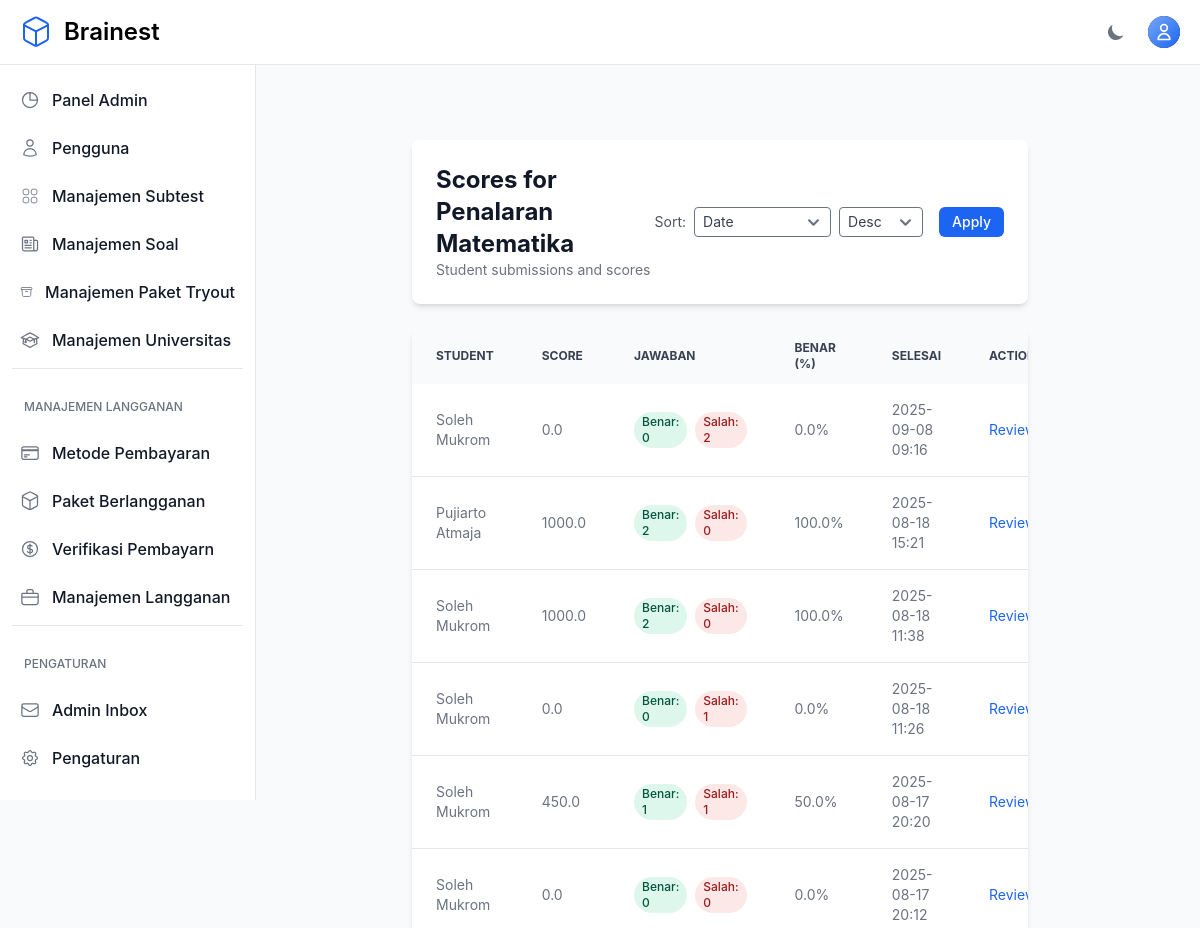
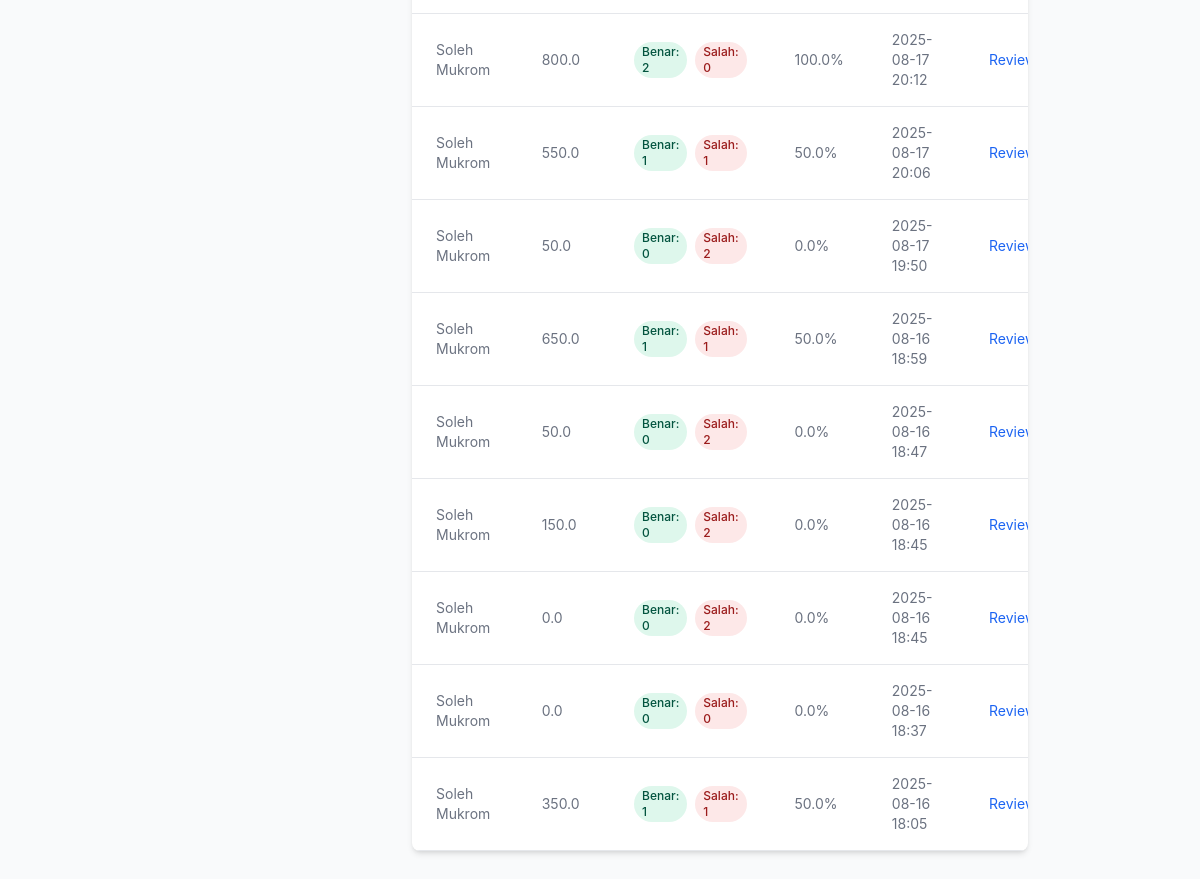
Page /teacher/categories/37/scores/ (signed in) on the earlier database version (2 pictures, top to bottom).
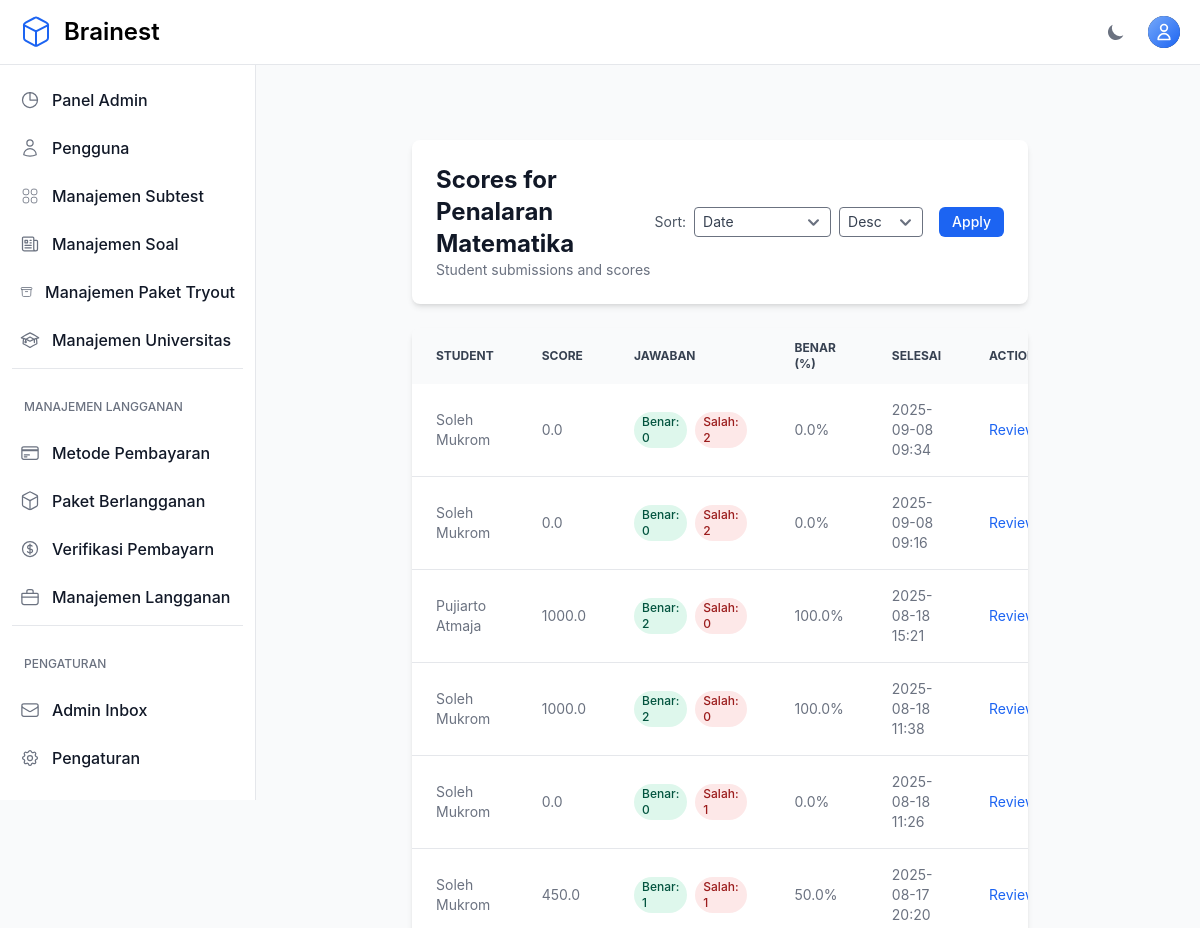
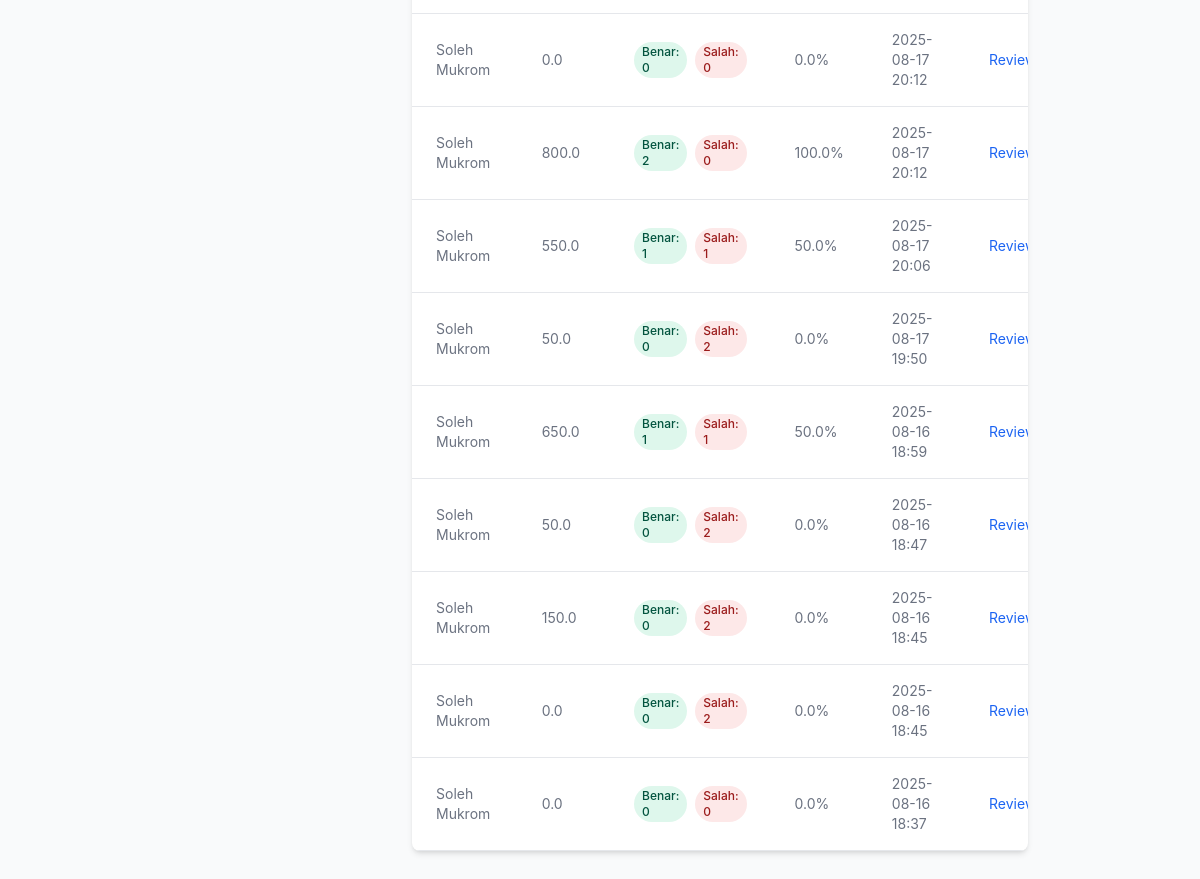
Same page on the later database version (2 pictures, top to bottom).
### otosapp/models.py (models this page shows, shortened)
class Category(models.Model):
    SCORING_METHODS = [
        ('default', 'Default'),
        ('custom', 'Custom'),
        ('utbk', 'UTBK'),
    ]
    category_name = models.CharField(max_length=200)
    time_limit = models.IntegerField(default=60, help_text="Time limit in minutes (default: 60 minutes)")
    scoring_method = models.CharField(max_length=10, choices=SCORING_METHODS, default='default')
    passing_score = models.FloatField(default=75.0, help_text="Minimum score required to pass (0-100)")
    created_by = models.ForeignKey(
        User,
        on_delete=models.SET_NULL,
        null=True,
        blank=True,
        related_name='categories_created',
        help_text='Teacher who created this category'
    )
    teachers = models.ManyToManyField(
        User,
        related_name='teaching_categories',
        blank=True,
        help_text='Additional teachers assigned to this category'
    )

class Test(models.Model):
    student = models.ForeignKey(
        User, on_delete=models.CASCADE,
        limit_choices_to={'userprofile__role__role_name': 'Student'},
        related_name="tests"
    )
    score = models.FloatField(default=0, verbose_name="Score")
    date_taken = models.DateTimeField(auto_now_add=True, verbose_name="Date Taken")
    start_time = models.DateTimeField(null=True, blank=True, verbose_name="Test Start Time")
    end_time = models.DateTimeField(null=True, blank=True, verbose_name="Test End Time")
    time_limit = models.IntegerField(default=60, verbose_name="Time Limit (minutes)")
    is_submitted = models.BooleanField(default=False, verbose_name="Is Submitted")
    categories = models.ManyToManyField(Category, related_name="tests", blank=True)
    tryout_package = models.ForeignKey(
        TryoutPackage,
        on_delete=models.CASCADE,
        null=True,
        blank=True,
        help_text="Paket tryout yang digunakan (jika ada)"
    )
    current_question = models.IntegerField(default=1, verbose_name="Current Question Index")

class User(AbstractUser):
    email = models.EmailField(unique=True)
    phone_number = models.CharField(max_length=20, null=True, blank=True, verbose_name='Phone Number')
    USERNAME_FIELD = 'email'
    REQUIRED_FIELDS = ['username']
    role = models.ForeignKey('Role', on_delete=models.SET_NULL, null=True)
    profile_picture = models.ImageField(upload_to='profile_pictures/', null=True, blank=True)
    groups = models.ManyToManyField(
        Group,
        related_name="custom_user_set",  # Add a custom related name here
        blank=True,
        help_text="The groups this user belongs to.",
        verbose_name="groups"
    )
    user_permissions = models.ManyToManyField(
        Permission,
        related_name="custom_user_permissions",  # Add a custom related name here
        blank=True,
        help_text="Specific permissions for this user.",
        verbose_name="user permissions"
    )
    def is_admin(self):
        return self.role and self.role.role_name == 'Admin'

### otosapp/views.py (the view, shortened to what this page needs)
# urls.py: path('teacher/categories/<int:category_id>/scores/', views.teacher_view_student_scores, name='teacher_view_student_scores'),
@login_required
@admin_or_teacher_required
def teacher_view_student_scores(request, category_id):
    category = get_object_or_404(Category, id=category_id)
    if not (request.user.is_admin() or category.created_by == request.user or category.teachers.filter(pk=request.user.pk).exists()):
        raise PermissionDenied
    tests_qs = Test.objects.filter(
        categories=category,
        is_submitted=True
    ).select_related('student').distinct()
    tests_qs = tests_qs.annotate(
        correct_count_ann=Count(
            'answers',
            filter=Q(answers__question__category=category) & (
                Q(answers__selected_choice__is_correct=True) |
                Q(answers__question__question_type='essay', answers__text_answer__isnull=False)
            ),
            distinct=True
        ),
        wrong_count_ann=Count(
            'answers',
            filter=Q(answers__question__category=category) & (
                Q(answers__selected_choice__is_correct=False) |
                Q(answers__question__question_type='essay', answers__text_answer__isnull=True)
            ),
            distinct=True
        ),
    )
    sort = request.GET.get('sort', 'date')
    order = request.GET.get('order', 'desc')
    if sort == 'score':
        sort_field = 'score'
    elif sort == 'correct':
        sort_field = 'correct_count_ann'
    else:
        sort_field = 'date_taken'
    if order == 'asc':
        tests_qs = tests_qs.order_by(sort_field)
    else:
        tests_qs = tests_qs.order_by('-' + sort_field)
    paginator = Paginator(tests_qs, 15)
    page = request.GET.get('page')
    try:
        tests_page = paginator.page(page)
    except PageNotAnInteger:
        tests_page = paginator.page(1)
    except EmptyPage:
        tests_page = paginator.page(paginator.num_pages)
    for test in tests_page:
        test.correct_count = getattr(test, 'correct_count_ann', None)
        test.wrong_count = getattr(test, 'wrong_count_ann', None)
        total_answered = (test.correct_count or 0) + (test.wrong_count or 0)
        if total_answered > 0:
            try:
                test.percent_correct = round((test.correct_count / total_answered) * 100, 1)
            except Exception:
                test.percent_correct = 0.0
        else:
            test.percent_correct = 0.0
    return render(request, 'teacher/student_scores.html', {'tests': tests_page, 'category': category})

### otosapp/templates/teacher/student_scores.html (shortened to what this page needs)
{% extends 'base.html' %}
{% block content %}
<section class="bg-gray-50 dark:bg-gray-900 p-3 sm:p-5 antialiased">
  <div class="mx-auto max-w-screen-xl px-4 lg:px-12">
    <div class="bg-white dark:bg-gray-800 relative shadow-md sm:rounded-lg overflow-hidden mb-6">
      <div class="p-6 flex items-center justify-between">
        <div>
          <h1 class="text-2xl font-bold text-gray-900 dark:text-white">Scores for {{ category.category_name }}</h1>
          <p class="text-sm text-gray-500 dark:text-gray-400">Student submissions and scores</p>
        </div>
        <form method="get" class="flex items-center gap-2">
          <label class="text-sm text-gray-600 dark:text-gray-300">Sort:</label>
          <select name="sort" class="rounded px-2 py-1 text-sm bg-white dark:bg-gray-700 text-gray-700 dark:text-gray-200">
            <option value="date" {% if request.GET.sort == 'date' or not request.GET.sort %}selected{% endif %}>Date</option>
          </select>
          <select name="order" class="rounded px-2 py-1 text-sm bg-white dark:bg-gray-700 text-gray-700 dark:text-gray-200">
            <option value="desc" {% if request.GET.order == 'desc' or not request.GET.order %}selected{% endif %}>Desc</option>
          </select>
          <button type="submit" class="ml-2 inline-flex items-center px-3 py-1.5 border border-transparent text-sm leading-4 font-medium rounded-md text-white bg-blue-600 hover:bg-blue-700">Apply</button>
        </form>
      </div>
    </div>
    <div class="bg-white dark:bg-gray-800 relative shadow-md sm:rounded-lg overflow-hidden">
      <div class="overflow-x-auto">
        <table class="w-full text-sm text-left text-gray-500 dark:text-gray-400">
          <thead class="text-xs text-gray-700 uppercase bg-gray-50 dark:bg-gray-700 dark:text-gray-400">
            <tr>
              <th class="px-6 py-3">Student</th>
              <th class="px-6 py-3">Score</th>
              <th class="px-6 py-3">Jawaban</th>
              <th class="px-6 py-3">Benar (%)</th>
              <th class="px-6 py-3">Selesai</th>
              <th class="px-6 py-3">Actions</th>
            </tr>
          </thead>
          <tbody>
            {% for test in tests %}
            <tr class="border-b dark:border-gray-700 hover:bg-gray-50 dark:hover:bg-gray-700 transition-colors">
              <td class="px-6 py-4">
                {% if test.student.get_full_name %}
                  {{ test.student.get_full_name }}
                {% elif test.student.email %}
                  {{ test.student.email }}
                {% elif test.student.phone_number %}
                  {{ test.student.phone_number }}
                {% else %}
                  -
                {% endif %}
              </td>
              <td class="px-6 py-4">{{ test.score|floatformat:1 }}</td>
              <td class="px-6 py-4">
                <div class="flex gap-2 items-center">
                  <span class="inline-flex items-center px-2 py-0.5 rounded-full text-xs font-medium bg-green-100 text-green-800 dark:bg-green-800 dark:text-green-100">Benar: {{ test.correct_count }}</span>
                  <span class="inline-flex items-center px-2 py-0.5 rounded-full text-xs font-medium bg-red-100 text-red-800 dark:bg-red-800 dark:text-red-100">Salah: {{ test.wrong_count }}</span>
                </div>
              </td>
                <td class="px-6 py-4">{{ test.percent_correct }}%</td>
                <td class="px-6 py-4">{{ test.date_taken|date:"Y-m-d H:i" }}</td>
              <td class="px-6 py-4">
                <a href="{% url 'teacher_test_review' category.id test.id %}" class="text-sm text-blue-600 hover:underline">Review</a>
              </td>
            </tr>
            {% endfor %}
          </tbody>
        </table>
      </div>
    </div>
  </div>
</section>
{% endblock %}

Differences in the rows shown:
no longer on this page (row unchanged): Test: student.get_full_name "Soleh Mukrom", score "350.0", correct_count "1", wrong_count "1", percent_correct "50.0", date_taken "2025-08-16 18:05"
added Test: student.get_full_name "Soleh Mukrom", score "0.0", correct_count "0", wrong_count "2", percent_correct "0.0", date_taken "2025-09-08 09:34"
